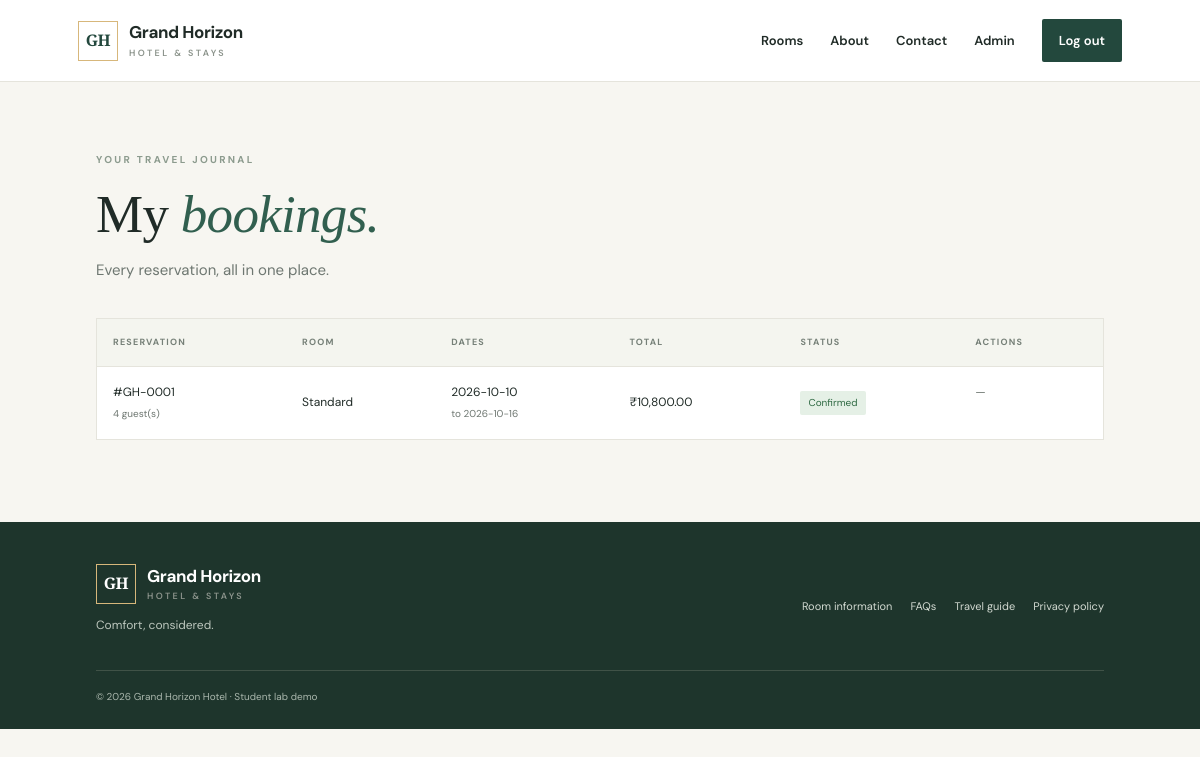
/my-bookings (signed in), run on the app's committed database.
### tables this page shows
CREATE TABLE bookings (
            id INTEGER PRIMARY KEY AUTOINCREMENT,
            user_id INTEGER NOT NULL REFERENCES users(id),
            room_id INTEGER NOT NULL REFERENCES rooms(id),
            checkin TEXT NOT NULL,
            checkout TEXT NOT NULL,
            guests INTEGER NOT NULL,
            total REAL NOT NULL,
            status TEXT NOT NULL DEFAULT 'Confirmed',
            payment_status TEXT NOT NULL DEFAULT 'Demo payment',
            created_at TEXT NOT NULL DEFAULT CURRENT_TIMESTAMP
        );

CREATE TABLE rooms (
            id INTEGER PRIMARY KEY AUTOINCREMENT,
            name TEXT NOT NULL UNIQUE,
            description TEXT NOT NULL,
            price REAL NOT NULL CHECK(price >= 0),
            quantity INTEGER NOT NULL CHECK(quantity >= 0),
            amenities TEXT NOT NULL
        );

### app.py (the view)
@app.route("/my-bookings")
@login_required
def my_bookings():
    with db() as con:
        bookings = con.execute("""SELECT b.*, r.name AS room_name, r.price AS room_price
                                  FROM bookings b JOIN rooms r ON r.id=b.room_id
                                  WHERE b.user_id=? ORDER BY b.created_at DESC""",
                               (current_user()["id"],)).fetchall()
    return render_template("my_bookings.html", bookings=bookings, today=date.today())

### app.py (called while the page is built)
def db():
    conn = sqlite3.connect(DB_PATH)
    conn.row_factory = sqlite3.Row
    conn.execute("PRAGMA foreign_keys = ON")
    return conn

def current_user():
    if "user_id" not in session:
        return None
    with db() as con:
        return con.execute("SELECT id,name,email,role FROM users WHERE id=?", (session["user_id"],)).fetchone()

def login_required(fn):
    @wraps(fn)
    def wrapper(*args, **kwargs):
        if not current_user():
            flash("Please log in to continue.", "warning")
            return redirect(url_for("login", next=request.path))
        return fn(*args, **kwargs)
    return wrapper

@app.context_processor
def inject_globals():
    return {"current_user": current_user(), "today": date.today().isoformat()}

### templates/my_bookings.html
{% extends "base.html" %}{% block title %}My bookings{% endblock %}
{% block content %}<section class="page-intro"><span class="eyebrow">YOUR TRAVEL JOURNAL</span><h1>My <em>bookings.</em></h1><p>Every reservation, all in one place.</p></section>{% if bookings %}<div class="table-wrap"><table><thead><tr><th>Reservation</th><th>Room</th><th>Dates</th><th>Total</th><th>Status</th><th>Actions</th></tr></thead><tbody>{% for b in bookings %}<tr><td>#GH-{{ "%04d"|format(b.id) }}<small>{{ b.guests }} guest(s)</small></td><td>{{ b.room_name }}</td><td>{{ b.checkin }}<small>to {{ b.checkout }}</small></td><td>₹{{ "{:,.2f}".format(b.total) }}</td><td><span class="badge-status {{ 'cancelled' if b.status=='Cancelled' else '' }}">{{ b.status }}</span></td><td class="actions">{% if b.status == 'Confirmed' and eligible_to_change(b.checkin) %}<a href="{{ url_for('edit_booking', booking_id=b.id) }}">Edit</a><form method="post" action="{{ url_for('cancel_booking', booking_id=b.id) }}" onsubmit="return confirm('Cancel this booking?')"><button class="link-button" type="submit">Cancel</button></form>{% else %}<span class="muted">—</span>{% endif %}</td></tr>{% endfor %}</tbody></table></div>{% else %}<div class="empty-state"><span>✳</span><h2>No bookings yet</h2><p>Your next adventure is waiting.</p><a class="button" href="{{ url_for('rooms') }}">Explore rooms</a></div>{% endif %}{% endblock %}

### static/style.css (style rules this page uses)
:root { --ink:#202b27;--muted:#6e7771;--paper:#f7f6f1;--white:#fff;--green:#23483d;--green2:#315f4f;--gold:#d7b77b;--line:#e5e4dc;--red:#9b3b35 }
* { box-sizing:border-box }
html { scroll-behavior:smooth }
body { margin:0;background:var(--paper);color:var(--ink);font-family:'DM Sans',sans-serif;font-size:15px;line-height:1.65 }
.eyebrow { font-size:10px;font-weight:700;letter-spacing:2.3px;color:#8c9b8e;display:block;margin-bottom:14px }
.hero h1 em,.auth-aside h1 em,.page-intro h1 em,.promise h2 em,.narrow h1 em { font-weight:500;color:#d9bd88 }
.page-intro { padding:70px 8% 35px }
.page-intro h1,.narrow h1 { font:500 clamp(36px,4.5vw,53px)/1.2 'Playfair Display',serif;margin:0 0 12px;letter-spacing:-.7px }
.page-intro h1 em,.narrow h1 em { color:var(--green2) }
.page-intro p,.narrow>p { color:var(--muted);margin:0;max-width:600px }
.table-wrap { margin:0 8% 70px;overflow-x:auto;background:white;border:1px solid var(--line) }
table { width:100%;border-collapse:collapse;text-align:left;font-size:12px;min-width:760px }
th { font-size:9px;letter-spacing:1.2px;text-transform:uppercase;color:#768078;background:#f4f5ef }
td,th { padding:16px;border-bottom:1px solid var(--line);vertical-align:middle }
td small { display:block;color:var(--muted);font-size:10px;margin-top:4px }
tbody tr:last-child td { border-bottom:0 }
.badge-status { display:inline-block;padding:4px 8px;font-size:10px;background:#e5f0e6;color:#2e6942;border-radius:2px }
.actions { display:flex;gap:10px;align-items:center }
.muted { color:var(--muted) }

### data on the page
bookings: id "0001", guests "4", room_name "Standard", checkin "2026-10-10", checkout "2026-10-16", total "10,800.00", status "Confirmed"
